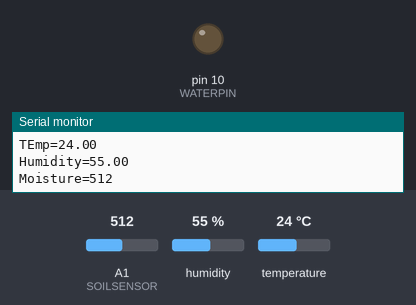
Simulated run of this sketch. Board: Arduino Uno, built with avr-gcc and run on an emulated ATmega328P. Shown: output pins drawn as LEDs (lit = HIGH), the last lines printed to the serial monitor. The test bench sets the inputs (shaded band); at power-on: temperature 24 °C, A1 (SOILSENSOR) = 512, humidity 55 %. The modem accepts every AT command (registered, SIM ready, sends succeed) and sends nothing else.

Above: at 16.2 s.
16.3 s: temperature set to 27 °C
At 19.0 s:
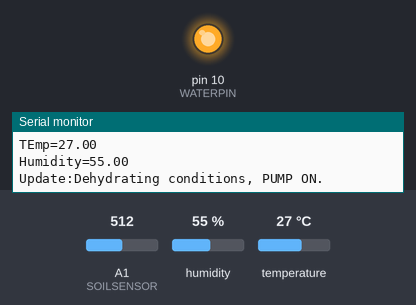
Timing chart, 0 to 24.4 s (numbered marks = the images above; inputs shaded):
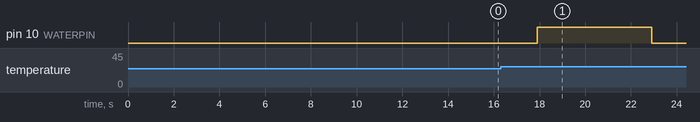

Measured:
- the behaviour switches between 25 and 26 °C on temperature (found by bisection; images 0 and 1)
- after the input at 16.3 s, pin 10 (WATERPIN): LOW → HIGH after 1.6 s, → LOW 5.0 s later

The sketch:

irrigation_sys_updated.ino
```cpp
#include <SoftwareSerial.h>
#include <DHT.h>

#define DHTPIN A0 //DHT11 Sensor connected to A0 Pin
#define DHTTYPE DHT11 //DHT11 Sensor declared
#define WATERPIN 10
#define SOILSENSOR A1


#define MAXDRYNESS 666
#define MAXWETNESS 333
#define MAXTEMP 25

#define PUMP_ON_TIME_SENSOR 5000
#define PUMP_OFF_HYSTERESIS 5000
#define PUMP_ON_TIME_SMS 15000
#define PUMP_OFF_TIME_SMS 120000

void updateSerial();
SoftwareSerial SIM900(9, 8); //RX, TX
DHT dht(DHTPIN, DHTTYPE); // Initialize DHT Sensor for Arduino


float hum; //Stores humidity value
float temp; //Stores temperature value
int soilval; //stores soil dryness level

String message;
String sms_r;
String sms_s;

enum STATE{
  IDLE,
  PUMP_ON_SENSOR,
  WAIT_TO_OFF,
  PUMP_OFF_WAIT,
  PUMP_ON_SMS,
  WAIT_TO_OFF_SMS,
  SEND_USER_DATA
};

STATE current_state = IDLE;
unsigned long timer = 0;

void setup(){
  pinMode(WATERPIN, OUTPUT);
  digitalWrite(WATERPIN, LOW);
  Serial.begin(9600);    // Setting the baud rate of Serial Monitor (Arduino)
  SIM900.begin(9600);   // Setting the baud rate of GSM Module
  dht.begin();
  delay(10000);  // Give time to log on to network
  Serial.println("Initialising GSM900a.");
  delay(1500);
  SIM900.print("AT\r"); //Handshaking with SIM900
  updateSerial();
  SIM900.print("AT+CSQ\r"); //Signal quality test, value range is 0-31 , 31 is the best
  updateSerial();
  SIM900.print("AT+CCID\r"); //Read SIM information to confirm whether the SIM is plugged
  updateSerial();
  SIM900.print("AT+CREG?\r"); //Check whether it has registered in the network
  updateSerial();
  SIM900.print("AT+COPS?\r"); // Print out carrier name
  updateSerial();
  SIM900.print("AT+CMGF=1\r");  // Setting SIM900 to SMS Mode
  updateSerial();
  SIM900.println("AT+CNMI=2,2,0,0,0\r"); // AT command to receive a live message
  updateSerial();
}

void loop(){
  sms_r="";
  switch(current_state){
    case IDLE: {
      if(SIM900.available()>0) {
        sms_r = SIM900.readString();
        Serial.print(sms_r);
        delay(100);
      }

      hum = dht.readHumidity();
      temp= dht.readTemperature();
      soilval = analogRead(SOILSENSOR); // Reading Soil Moisture Sensor
      Serial.println("Moisture="+String(soilval));
      Serial.println("TEmp="+String(temp));
      Serial.println("Humidity="+String(hum));
      if(sms_r.indexOf("check sensors")>=0){ //If the sms does not match this string, returns -1
        current_state = SEND_USER_DATA;
      }
      else if(sms_r.indexOf("pump on")>=0){
        current_state = PUMP_ON_SMS;
      }
      else if(sms_r.indexOf("pump off")>=0){
        current_state = WAIT_TO_OFF_SMS;
        timer=millis();
      }
      else if(soilval>MAXDRYNESS || (temp>MAXTEMP && soilval<=MAXWETNESS)){
        current_state = PUMP_ON_SENSOR;
      }
      else if(soilval>MAXDRYNESS || (temp>MAXTEMP && soilval>=MAXWETNESS))
      {
        current_state = PUMP_ON_SENSOR;
      }
      break;
    }
    case PUMP_ON_SENSOR: {
      message = "Dehydrating conditions, PUMP ON.";
      Serial.println("Update:Dehydrating conditions, PUMP ON.");
      sendSMS(message);
      digitalWrite(WATERPIN, HIGH);
      current_state = WAIT_TO_OFF;
      timer = millis()+PUMP_ON_TIME_SENSOR;
      break;
    }
    case WAIT_TO_OFF: {
      if(millis()>timer){
        Serial.println("Update: Soil Hydrated, PUMP OFF");
        digitalWrite(WATERPIN, LOW);
        current_state = PUMP_OFF_WAIT;
        timer = millis()+PUMP_OFF_HYSTERESIS;
      }
      break;
    }
    case PUMP_OFF_WAIT: {
      if(millis()>timer){
        current_state = IDLE;
      }
      break;
    }
    case PUMP_ON_SMS: {
      message = "PUMP ON BY SMS";
      Serial.println("Update: PUMP ON BY SMS");
      sendSMS(message);
      digitalWrite(WATERPIN, HIGH);
      current_state = WAIT_TO_OFF_SMS;
      timer = millis()+PUMP_ON_TIME_SMS;
      break;
    }
    case WAIT_TO_OFF_SMS: {
      if(SIM900.available()>0){
        sms_r = SIM900.readString();
        Serial.print(sms_r);
        delay(100);
      }
      if(millis()>timer || sms_r.indexOf("pump off")>=0){
        digitalWrite(WATERPIN, LOW);
        current_state = PUMP_OFF_WAIT;
        message = "PUMP OFF";
        Serial.println("Update: PUMP OFF");
        sendSMS(message);
        timer = millis()+PUMP_OFF_TIME_SMS;
      }
      break;
    }
    case SEND_USER_DATA: {
      message = "Temperature=" + String(temp) + "*C, Humidity=" + String(hum) + ", Soil Moisture= " + String(soilval);
      sendSMS(message);
      Serial.println(message);
      current_state = IDLE;
      break;
    }
  }
}

void sendSMS(String sms_s){
  SIM900.print("AT+CMGF=1\r"); // AT command to set SIM900 to SMS mode
  delay(100);
  SIM900.print("AT+CMGS=\"+91xxxxxxxxxx\"\r");// change to your sim900's your phone number
  delay(100);
  SIM900.println(sms_s);// Send the SMS
  delay(100);
  SIM900.print((char)26);// End AT command with a ^Z, ASCII code 26
  delay(100);
  SIM900.println();  // Give module time to send SMS
  delay(100);
  SIM900.print("AT+CNMI=2,2,0,0,0\r"); // AT command to receive a live message
  delay(100);
}

void updateSerial(){
  delay(500);
  while(SIM900.available())
  {
    Serial.write(SIM900.read());//Forward what Software Serial received to Serial Port
  }
}
```
